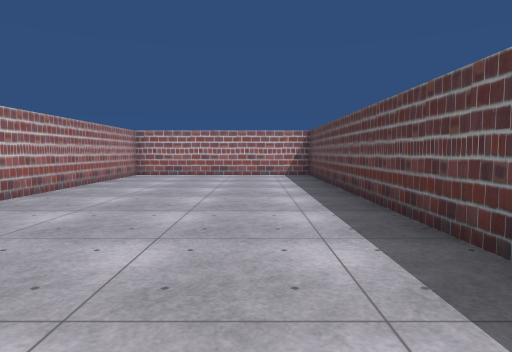
View 1 (above)

16 first-person views from a walk through a Unity game level. The camera is 1.3 m above the floor, tilts 4° down and sees 75° across. The floor is counted in squares, 2 m on a side. Each view is taken from the middle of a square. On the plan, view 1 faces up. The plan holds only what a view shows up to about 10 squares ahead; the rest is blank. The place goes on beyond the plan. The player is left out. Some surface patterns are stand-ins.

View 2
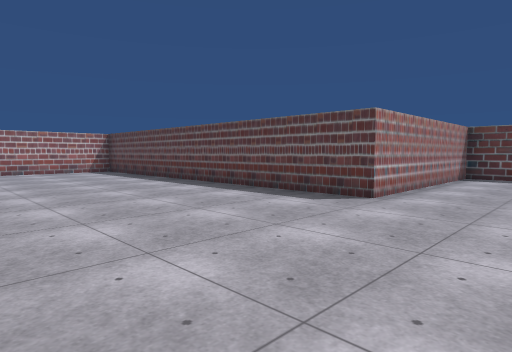

View 3
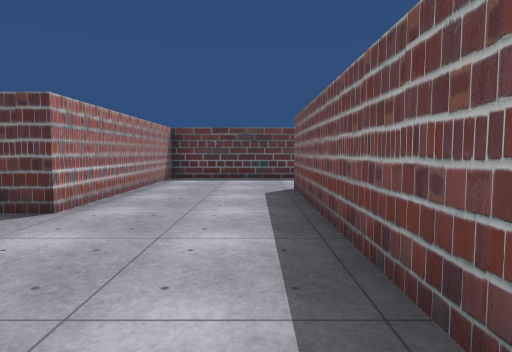

View 4
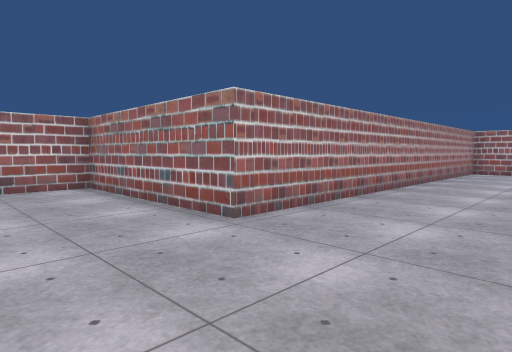

View 5
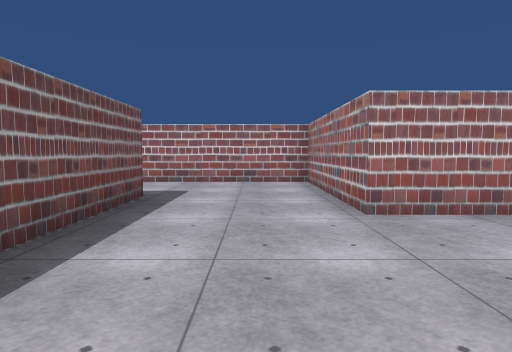

View 6
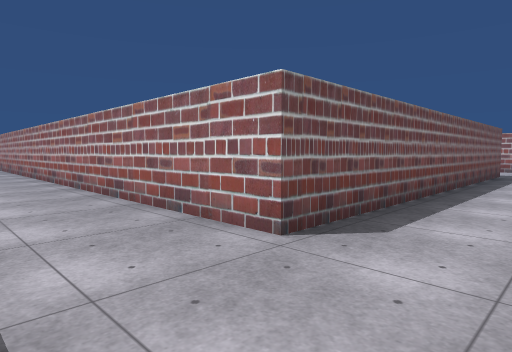

View 7
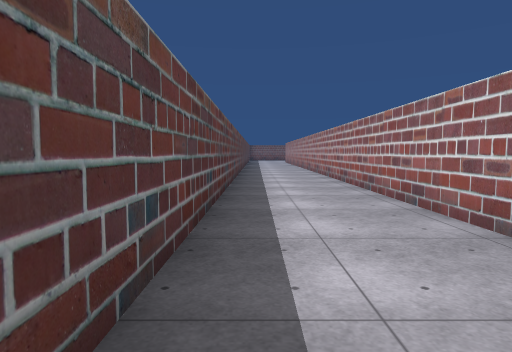

View 8
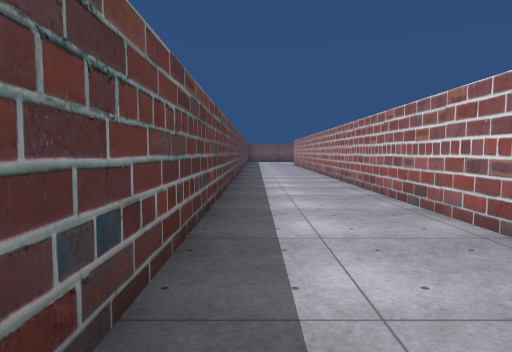

View 9
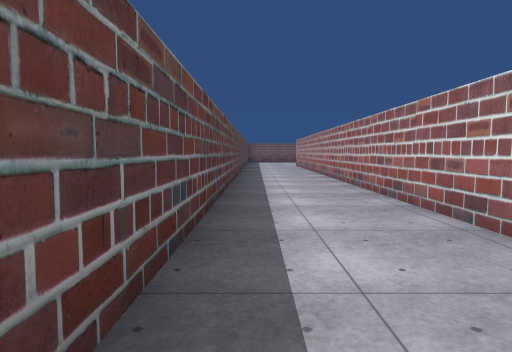

View 10
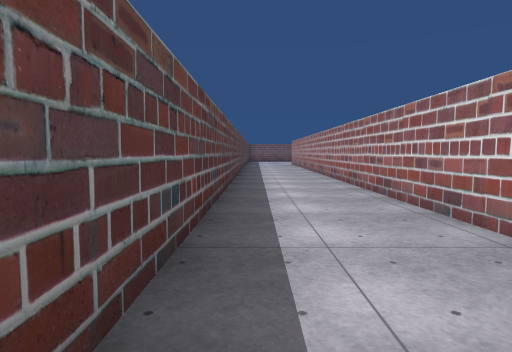

View 11
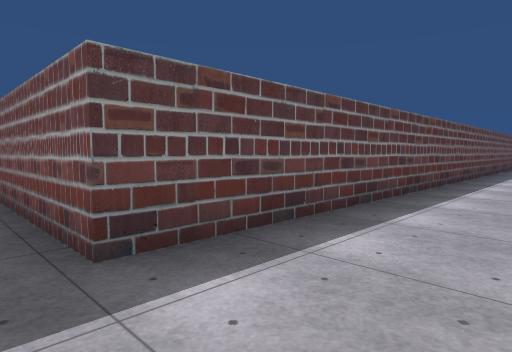

View 12
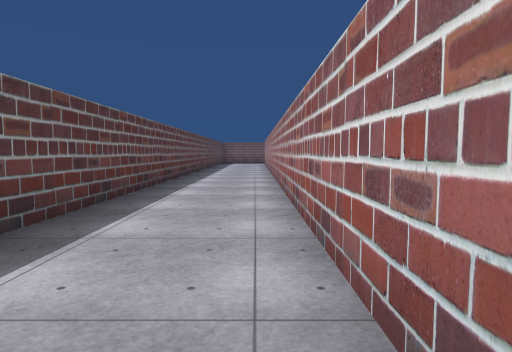

View 13
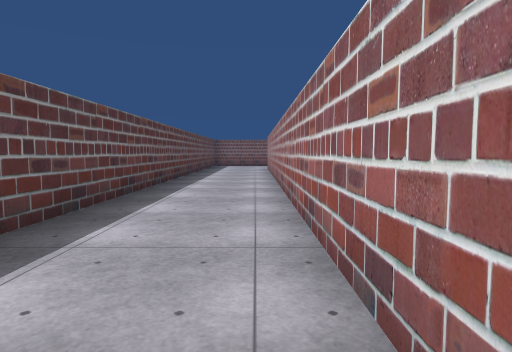

View 14
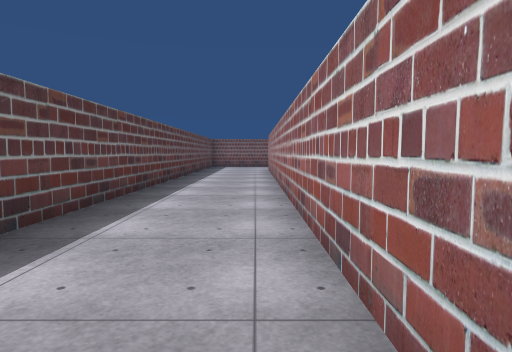

View 15
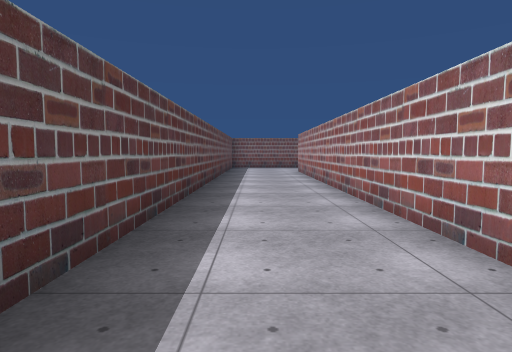

View 16
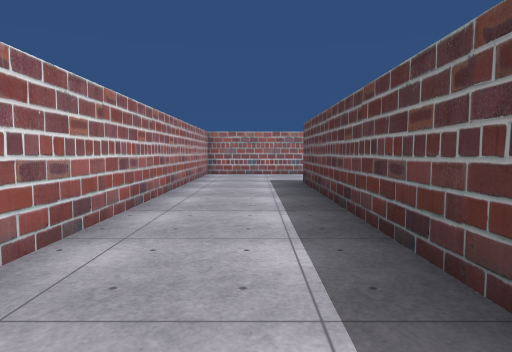

### Floor plan
Points are (right, up) in squares from view 1. A wall is a line through its corners. A room is listed if a view was taken in it or the views show most of it. See-through windows are left out.
Room 1 (views 1, 2, 3, 4, 5, 6, 7, 8, 9, 10)
walls: (6.5, -3) (6.5, 0.2) (1.5, 0.2) (1.5, 9.7) (-3.5, 9.7) (-3.5, 0.2) (-5.5, 0.2); (-5, -2.7) (4, -2.7) (4, -20.5); (6.5, -20.5) (6.5, -5.6)
ways out: opening at (-4.5, -1.5) to room 2
Room 2 (views 11, 12, 13, 14, 15, 16)
walls: (-5.5, 0.2) (-7.5, 0.2) (-7.5, -20.5); (-5, -20.5) (-5, -2.7)
ways out: opening at (-4.5, -1.5) to room 1

Where each view was taken, in squares from view 1:
view 1: 0 up, 0 right, facing up
view 2: 2 down, 3 left, facing up-right
view 3: 2 down, 2 left, facing right
view 4: 2 down, 1 left, facing up-left
view 5: 1 down, 0 right, facing left
view 6: 1 down, 6 right, facing down-left
view 7: 5 down, 6 right, facing down
view 8: 10 down, 6 right, facing down
view 9: 11 down, 6 right, facing down
view 10: 9 down, 6 right, facing down
view 11: 2 down, 7 left, facing down-right
view 12: 5 down, 7 left, facing down
view 13: 9 down, 7 left, facing down
view 14: 10 down, 7 left, facing down
view 15: 11 down, 6 left, facing down
view 16: 10 down, 6 left, facing up
